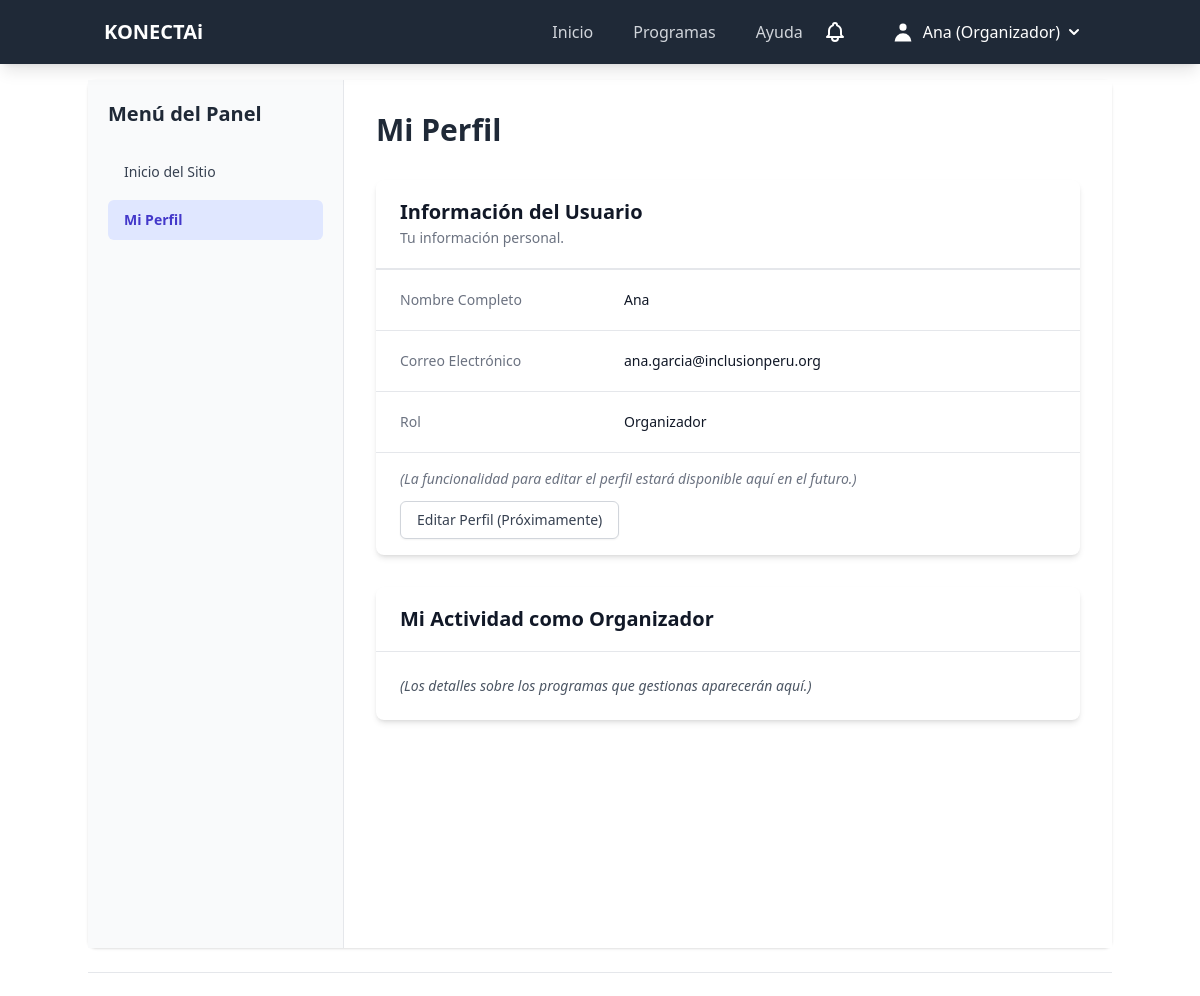
The app's page /dashboard/profile (signed in) with its own data.
### model/models.py (models this page shows, shortened)
class Usuarios(db.Model, UserMixin):
    __tablename__ = 'usuarios'
    id_usuario = db.Column(db.Integer, primary_key=True, autoincrement=True)
    DNI = db.Column(db.String(8), unique=True, nullable=False) # Obligatorio
    nombre = db.Column(db.String(100), nullable=False)
    contrasena_hash = db.Column(db.String(255), nullable=False)
    perfil = db.Column(db.Enum('voluntario', 'organizador', 'administrador', name='perfil_enum'), nullable=False)
    estado_usuario = db.Column(db.Enum(EstadoUsuario, name='estado_usuario_enum', values_callable=lambda x: [e.value for e in x]), nullable=False, default=EstadoUsuario.ACTIVO) # Usando Enum de Python
    fecha_registro = db.Column(db.DateTime, default=datetime.utcnow, nullable=False)
    apellido = db.Column(db.String(100), nullable=True)
    celular = db.Column(db.String(9), unique=True, nullable=True)
    email = db.Column(db.String(150), unique=True, nullable=True)
    direccion = db.Column(db.String(255), nullable=True)
    fecha_nacimiento = db.Column(db.Date, nullable=True)
    genero = db.Column(db.Enum('masculino', 'femenino', name='genero_enum'))
    organizaciones = relationship("Organizaciones", secondary=usuario_organizacion_table, back_populates="usuarios")
    preferencias = relationship("Preferencias", secondary=usuarios_preferencia_table, back_populates="usuarios")
    discapacidades_pivot = relationship("UsuarioDiscapacidad", back_populates="usuario", cascade="all, delete-orphan")
    inscripciones = relationship("Inscripciones", back_populates="usuario")
    notificaciones = relationship("Notificaciones", back_populates="usuario")
    feedback = relationship("Feedback", back_populates="usuario")
    recomendaciones = relationship("Recomendaciones", back_populates="usuario")
    interacciones_chatbot = relationship("InteraccionesChatbot", back_populates="usuario")

### controller/dashboard_routes.py (the view)
@dashboard_bp.route('/profile') # This will be accessible at /dashboard/profile
@login_required
def profile():
    return render_template('profile.html', user=current_user, title="My Profile")

### main.py (called while the page is built)
@login_manager.user_loader
def load_user(user_id):
    return db.session.get(Usuarios, int(user_id))

### view/templates/dashboards/profile.html (shortened to what this page needs)
{% extends "dashboard.base.html" %}
{% block dashboard_main_content %}
    <h1 class="text-3xl font-bold text-gray-800 mb-8">Mi Perfil</h1>
    <div class="bg-white shadow-md rounded-lg overflow-hidden">
        <div class="px-4 py-5 sm:px-6 border-b border-gray-200">
            <h3 class="text-xl leading-6 font-semibold text-gray-900">
                Información del Usuario
            </h3>
            <p class="mt-1 max-w-2xl text-sm text-gray-500">
                Tu información personal.
            </p>
        </div>
        <div class="border-t border-gray-200 px-4 py-5 sm:p-0">
            <dl class="sm:divide-y sm:divide-gray-200">
                <div class="py-4 sm:py-5 sm:grid sm:grid-cols-3 sm:gap-4 sm:px-6">
                    <dt class="text-sm font-medium text-gray-500">Nombre Completo</dt>
                    <dd class="mt-1 text-sm text-gray-900 sm:mt-0 sm:col-span-2">{{ user.nombre }}</dd>
                </div>
                <div class="py-4 sm:py-5 sm:grid sm:grid-cols-3 sm:gap-4 sm:px-6">
                    <dt class="text-sm font-medium text-gray-500">Correo Electrónico</dt>
                    <dd class="mt-1 text-sm text-gray-900 sm:mt-0 sm:col-span-2">{{ user.email }}</dd>
                </div>
                <div class="py-4 sm:py-5 sm:grid sm:grid-cols-3 sm:gap-4 sm:px-6">
                    <dt class="text-sm font-medium text-gray-500">Rol</dt>
                    <dd class="mt-1 text-sm text-gray-900 sm:mt-0 sm:col-span-2">{{ user.perfil | capitalize }}</dd>
                </div>
            </dl>
        </div>
        <div class="px-4 py-4 sm:px-6 border-t border-gray-200">
            <p class="text-sm text-gray-500 italic mb-3">(La funcionalidad para editar el perfil estará disponible aquí en el futuro.)</p>
            <a href="#" class="inline-flex items-center px-4 py-2 border border-gray-300 shadow-sm text-sm font-medium rounded-md text-gray-700 bg-white hover:bg-gray-50 focus:outline-none focus:ring-2 focus:ring-offset-2 focus:ring-indigo-500 disabled:opacity-50" aria-disabled="true">
                Editar Perfil (Próximamente)
            </a>
        </div>
    </div>
    {% if user.perfil == 'voluntario' or user.perfil == 'organizador' %}
    <div class="mt-8 bg-white shadow-md rounded-lg overflow-hidden">
        <div class="px-4 py-5 sm:px-6 border-b border-gray-200">
            <h3 class="text-xl leading-6 font-semibold text-gray-900">
                {% if user.perfil == 'voluntario' %}
                    Mi Actividad como Voluntario
                {% elif user.perfil == 'organizador' %}
                    Mi Actividad como Organizador
                {% endif %}
            </h3>
        </div>
        <div class="px-4 py-5 sm:p-6">
            <p class="text-sm text-gray-600 italic">
                {% if user.perfil == 'voluntario' %}
                    (Los detalles sobre tus actividades inscritas y contribuciones aparecerán aquí.)
                {% elif user.perfil == 'organizador' %}
                    (Los detalles sobre los programas que gestionas aparecerán aquí.)
                {% endif %}
            </p>
        </div>
    </div>
    {% endif %}
{% endblock %}

### view/templates/base.html (shortened to what this page needs)
<!doctype html>
<html lang="es">
  <head>
    <script src="https://cdn.tailwindcss.com"></script>
  </head>
  <body x-data="{ openMobileMenu: false }">
    <nav class="bg-gray-800 text-white fixed top-0 w-full shadow-lg z-50">
      <div class="container mx-auto px-4 py-3 md:flex md:items-center md:justify-between">
        <div class="flex justify-between items-center">
          <a class="text-xl font-bold hover:text-gray-300" href="{{ url_for('main.home') }}">KONECTAi</a>
        </div>
        <div :class="{'block': openMobileMenu, 'hidden': !openMobileMenu}" class="md:flex md:items-center w-full md:w-auto" x-cloak>
          <ul class="md:flex flex-col md:flex-row md:space-x-4 mt-4 md:mt-0">
            <li><a href="{{ url_for('main.home') }}" class="block py-2 px-3 text-gray-300 hover:bg-gray-700 hover:text-white rounded">Inicio</a></li>
            <li><a href="{{ url_for('main.programs') }}" class="block py-2 px-3 text-gray-300 hover:bg-gray-700 hover:text-white rounded">Programas</a></li>
            <li><a href="{{ url_for('main.help_page') }}" class="block py-2 px-3 text-gray-300 hover:bg-gray-700 hover:text-white rounded">Ayuda</a></li>
          </ul>
          <ul class="md:flex md:items-center flex-col md:flex-row md:space-x-4 mt-4 md:mt-0 md:ml-auto">
            {% if current_user.is_authenticated %}
            <li class="mr-2">
              <button class="p-2 rounded-full text-white hover:text-gray-300 focus:outline-none focus:bg-gray-700" aria-label="Notifications">
              </button>
            </li>
            <li class="relative" x-data="{ openUserMenu: false }" @click.away="openUserMenu = false">
              <button @click="openUserMenu = !openUserMenu" class="flex items-center w-full text-left py-2 px-3 text-white hover:text-gray-300 rounded focus:outline-none focus:bg-gray-700">
                <svg class="h-6 w-6 mr-2 inline-block" fill="currentColor" viewBox="0 0 20 20" xmlns="http://www.w3.org/2000/svg">
                    <path fill-rule="evenodd" d="M10 9a3 3 0 100-6 3 3 0 000 6zm-7 9a7 7 0 1114 0H3z" clip-rule="evenodd"></path>
                </svg>
                {{ current_user.nombre }} ({{ current_user.perfil | capitalize }})
                <svg class="h-5 w-5 ml-1 fill-current" viewBox="0 0 20 20"><path d="M5.293 7.293a1 1 0 011.414 0L10 10.586l3.293-3.293a1 1 0 111.414 1.414l-4 4a1 1 0 01-1.414 0l-4-4a1 1 0 010-1.414z"></path></svg>
              </button>
            </li>
            {% else %}
            <li><a href="{{ url_for('auth.login') }}" class="block py-2 px-3 text-gray-300 hover:bg-gray-700 hover:text-white rounded">Iniciar Sesión</a></li>
            <li><a href="{{ url_for('auth.register') }}" class="block py-2 px-3 text-gray-300 hover:bg-gray-700 hover:text-white rounded">Registrarse</a>
              </li>
            {% endif %}
          </ul>
        </div>
      </div>
    </nav>
    <main class="container mx-auto px-4 mt-24">
      {% block content %}{% endblock %}
    </main>
    <footer class="container mx-auto mt-10 py-6 text-center text-gray-500 border-t border-gray-200">
    </footer>
  </body>
</html>

### records on screen
Usuarios: nombre "Ana", perfil "Organizador", email "ana.garcia@inclusionperu.org"
